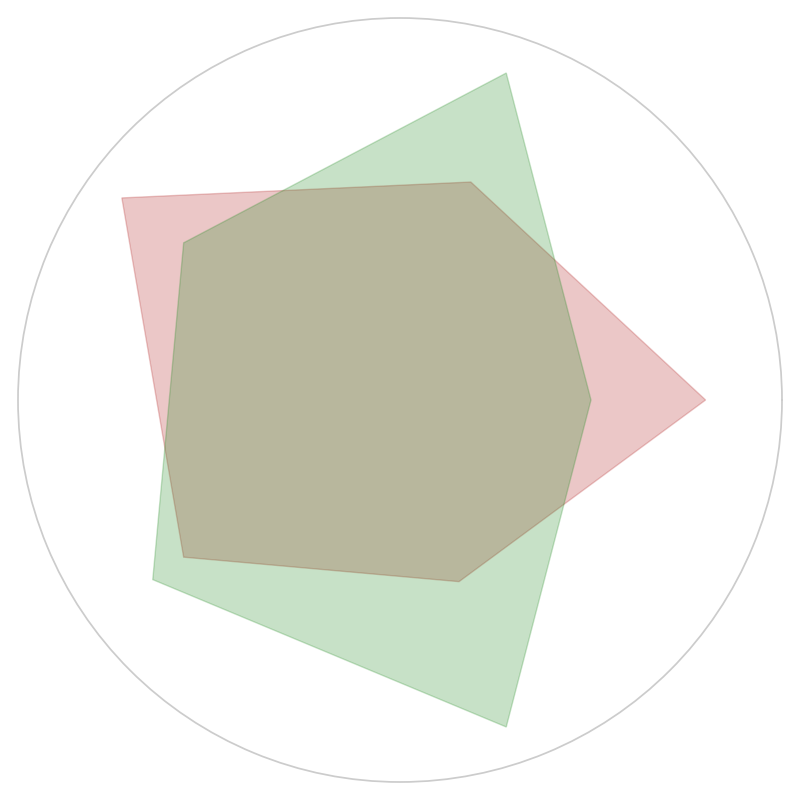

Reproduce this figure in Python.
import matplotlib.pyplot as plt
import numpy as np

# Define the stats for Dragon and Unicorn
dragon_stats = [8, 6, 9, 7, 5]
unicorn_stats = [5, 9, 7, 8, 9]

# Create angles in radians for each axis of the radar chart
angles = np.linspace(0, 2 * np.pi, len(dragon_stats), endpoint=False).tolist()
angles += angles[:1]  # Close the loop

def plot_creature(ax, stats, color):
    stats += stats[:1]  # Close the loop for each creature
    ax.fill(angles, stats, color=color, alpha=0.25)  # Fill the areas with color

# Create the polar subplot for the radar chart
fig, ax = plt.subplots(figsize=(8, 8), subplot_kw=dict(polar=True))

# Plot Dragon and Unicorn stats
plot_creature(ax, dragon_stats, 'firebrick')
plot_creature(ax, unicorn_stats, 'forestgreen')

# Remove x-axis labels and adjust radial labels
plt.xticks([])
ax.set_rlabel_position(30)
plt.yticks([])
plt.ylim(0, 10)

plt.tight_layout()
plt.show()
